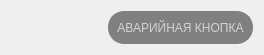
<?xml version="1.0" encoding="UTF-8"?>
<ui version="4.0">
 <class>infoTools</class>
 <widget class="QWidget" name="infoTools">
  <property name="geometry">
   <rect>
    <x>0</x>
    <y>0</y>
    <width>264</width>
    <height>55</height>
   </rect>
  </property>
  <property name="windowTitle">
   <string>Информация</string>
  </property>
  <layout class="QHBoxLayout" name="horizontalLayout">
   <item>
    <spacer name="horizontalSpacer">
     <property name="orientation">
      <enum>Qt::Horizontal</enum>
     </property>
     <property name="sizeHint" stdset="0">
      <size>
       <width>40</width>
       <height>20</height>
      </size>
     </property>
    </spacer>
   </item>
   <item>
    <widget class="QLabel" name="label">
     <property name="enabled">
      <bool>false</bool>
     </property>
     <property name="styleSheet">
      <string notr="true">QLabel
{
	border: 1px solid gray;
	border-radius: 16px;
	color: lightGray;
	background-color: gray;
	padding: 8px;
}
QLabel:enabled
{
	background-color: red;
	color: white;
}</string>
     </property>
     <property name="text">
      <string>АВАРИЙНАЯ КНОПКА</string>
     </property>
     <property name="alignment">
      <set>Qt::AlignCenter</set>
     </property>
    </widget>
   </item>
  </layout>
 </widget>
 <resources/>
 <connections/>
</ui>
